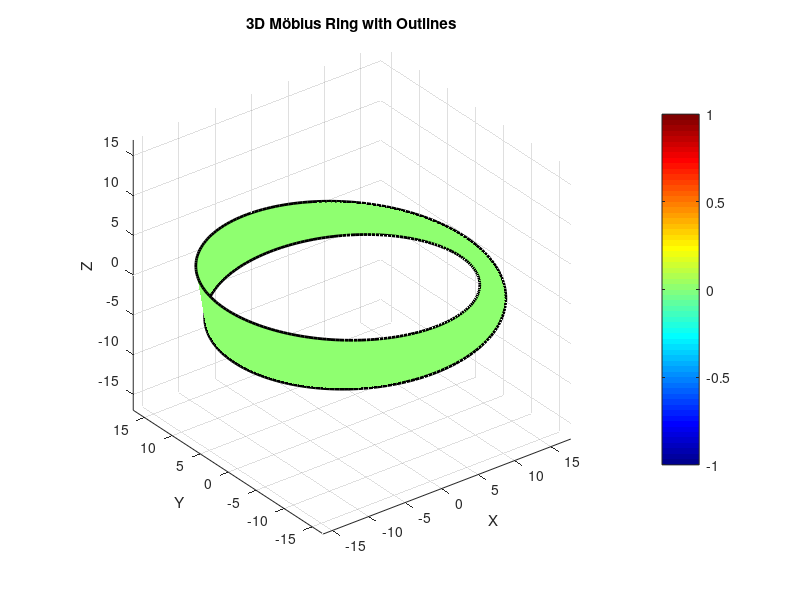

This chart was generated by the following MATLAB code:
% Parameters
R = 100 / (2 * pi); % Radius of the central circle based on length l=100
w = 3; % Width of the strip
h = 2; % Height of the strip

% Discretize the parameters
u = linspace(0, 2*pi, 200);
v = linspace(-w/2, w/2, 100);
[U, V] = meshgrid(u, v);

% Parametric equations for the Möbius ring
X = (R + V .* cos(U/2)) .* cos(U);
Y = (R + V .* cos(U/2)) .* sin(U);
Z = V .* sin(U/2) * h;

% Calculate epsilon values (0 inside, 1 outside the ring)
epsilon = zeros(size(U));
inside = abs(V) <= w/2; % Inside the ring
epsilon(~inside) = 1; % Outside the ring

% Plotting the Möbius ring
figure;
surf(X, Y, Z, epsilon, 'FaceColor', 'interp', 'EdgeColor', 'none');
hold on;

% Marking the outlines
% Outline 1: v = -w/2
v_outline = -w/2;
X_outline1 = (R + v_outline .* cos(u/2)) .* cos(u);
Y_outline1 = (R + v_outline .* cos(u/2)) .* sin(u);
Z_outline1 = v_outline .* sin(u/2) * h;
plot3(X_outline1, Y_outline1, Z_outline1, 'k', 'LineWidth', 2);

% Outline 2: v = w/2
v_outline = w/2;
X_outline2 = (R + v_outline .* cos(u/2)) .* cos(u);
Y_outline2 = (R + v_outline .* cos(u/2)) .* sin(u);
Z_outline2 = v_outline .* sin(u/2) * h;
plot3(X_outline2, Y_outline2, Z_outline2, 'k', 'LineWidth', 2);

% Final plot adjustments
axis equal;
xlabel('X');
ylabel('Y');
zlabel('Z');
title('3D Möbius Ring with Outlines');
colormap('jet');
colorbar;
shading interp;
view(3);
hold off;
